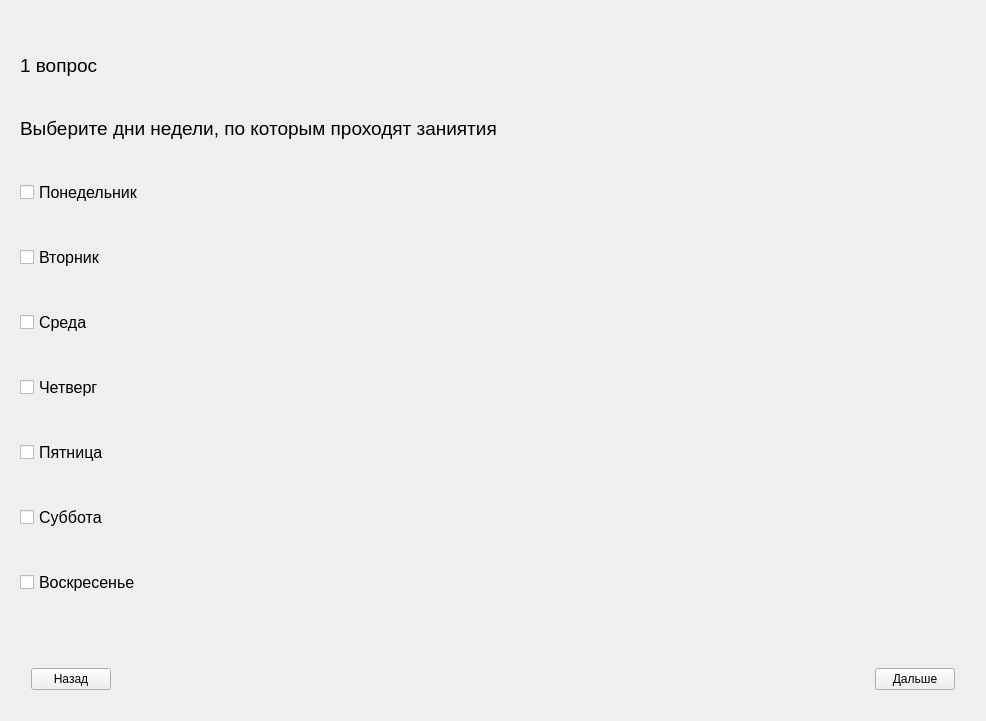
<?xml version="1.0" encoding="UTF-8"?>
<ui version="4.0">
 <class>Form</class>
 <widget class="QWidget" name="Form">
  <property name="geometry">
   <rect>
    <x>0</x>
    <y>0</y>
    <width>986</width>
    <height>721</height>
   </rect>
  </property>
  <property name="windowTitle">
   <string>Form</string>
  </property>
  <layout class="QVBoxLayout" name="verticalLayout_2">
   <item>
    <layout class="QVBoxLayout" name="verticalLayout_6">
     <item>
      <widget class="QStackedWidget" name="stackedWidget">
       <property name="sizePolicy">
        <sizepolicy hsizetype="Preferred" vsizetype="Preferred">
         <horstretch>0</horstretch>
         <verstretch>0</verstretch>
        </sizepolicy>
       </property>
       <property name="minimumSize">
        <size>
         <width>962</width>
         <height>622</height>
        </size>
       </property>
       <property name="font">
        <font>
         <pointsize>12</pointsize>
        </font>
       </property>
       <property name="layoutDirection">
        <enum>Qt::LeftToRight</enum>
       </property>
       <property name="currentIndex">
        <number>0</number>
       </property>
       <widget class="QWidget" name="page">
        <layout class="QVBoxLayout" name="verticalLayout">
         <item>
          <widget class="QLabel" name="label">
           <property name="sizePolicy">
            <sizepolicy hsizetype="Preferred" vsizetype="Fixed">
             <horstretch>0</horstretch>
             <verstretch>0</verstretch>
            </sizepolicy>
           </property>
           <property name="font">
            <font>
             <pointsize>14</pointsize>
            </font>
           </property>
           <property name="text">
            <string>1 вопрос</string>
           </property>
          </widget>
         </item>
         <item>
          <widget class="QLabel" name="label_2">
           <property name="sizePolicy">
            <sizepolicy hsizetype="Preferred" vsizetype="Fixed">
             <horstretch>0</horstretch>
             <verstretch>0</verstretch>
            </sizepolicy>
           </property>
           <property name="font">
            <font>
             <pointsize>14</pointsize>
            </font>
           </property>
           <property name="text">
            <string>Выберите дни недели, по которым проходят заниятия</string>
           </property>
          </widget>
         </item>
         <item>
          <widget class="QCheckBox" name="checkBox">
           <property name="font">
            <font>
             <pointsize>12</pointsize>
            </font>
           </property>
           <property name="styleSheet">
            <string notr="true"/>
           </property>
           <property name="text">
            <string>Понедельник</string>
           </property>
          </widget>
         </item>
         <item>
          <widget class="QCheckBox" name="checkBox2">
           <property name="styleSheet">
            <string notr="true"/>
           </property>
           <property name="text">
            <string>Вторник</string>
           </property>
          </widget>
         </item>
         <item>
          <widget class="QCheckBox" name="checkBox3">
           <property name="styleSheet">
            <string notr="true"/>
           </property>
           <property name="text">
            <string>Среда</string>
           </property>
          </widget>
         </item>
         <item>
          <widget class="QCheckBox" name="checkBox4">
           <property name="styleSheet">
            <string notr="true"/>
           </property>
           <property name="text">
            <string>Четверг</string>
           </property>
          </widget>
         </item>
         <item>
          <widget class="QCheckBox" name="checkBox5">
           <property name="styleSheet">
            <string notr="true"/>
           </property>
           <property name="text">
            <string>Пятница</string>
           </property>
          </widget>
         </item>
         <item>
          <widget class="QCheckBox" name="checkBox6">
           <property name="styleSheet">
            <string notr="true"/>
           </property>
           <property name="text">
            <string>Суббота</string>
           </property>
          </widget>
         </item>
         <item>
          <widget class="QCheckBox" name="checkBox7">
           <property name="styleSheet">
            <string notr="true"/>
           </property>
           <property name="text">
            <string>Воскресенье</string>
           </property>
          </widget>
         </item>
        </layout>
       </widget>
       <widget class="QWidget" name="page_2">
        <layout class="QVBoxLayout" name="verticalLayout_3">
         <item>
          <widget class="QLabel" name="label_3">
           <property name="sizePolicy">
            <sizepolicy hsizetype="Preferred" vsizetype="Fixed">
             <horstretch>0</horstretch>
             <verstretch>0</verstretch>
            </sizepolicy>
           </property>
           <property name="text">
            <string>2 вопрос</string>
           </property>
          </widget>
         </item>
         <item>
          <spacer name="verticalSpacer">
           <property name="orientation">
            <enum>Qt::Vertical</enum>
           </property>
           <property name="sizeType">
            <enum>QSizePolicy::Fixed</enum>
           </property>
           <property name="sizeHint" stdset="0">
            <size>
             <width>20</width>
             <height>10</height>
            </size>
           </property>
          </spacer>
         </item>
         <item>
          <widget class="QLabel" name="label_4">
           <property name="sizePolicy">
            <sizepolicy hsizetype="Preferred" vsizetype="Fixed">
             <horstretch>0</horstretch>
             <verstretch>0</verstretch>
            </sizepolicy>
           </property>
           <property name="text">
            <string>Введите список преподавателей(каждого с новой строки)</string>
           </property>
          </widget>
         </item>
         <item>
          <spacer name="verticalSpacer_5">
           <property name="orientation">
            <enum>Qt::Vertical</enum>
           </property>
           <property name="sizeType">
            <enum>QSizePolicy::Fixed</enum>
           </property>
           <property name="sizeHint" stdset="0">
            <size>
             <width>20</width>
             <height>20</height>
            </size>
           </property>
          </spacer>
         </item>
         <item>
          <widget class="QPlainTextEdit" name="list_teachers">
           <property name="styleSheet">
            <string notr="true"/>
           </property>
          </widget>
         </item>
        </layout>
       </widget>
       <widget class="QWidget" name="page_5">
        <layout class="QVBoxLayout" name="verticalLayout_5">
         <item>
          <widget class="QLabel" name="label_7">
           <property name="sizePolicy">
            <sizepolicy hsizetype="Preferred" vsizetype="Fixed">
             <horstretch>0</horstretch>
             <verstretch>0</verstretch>
            </sizepolicy>
           </property>
           <property name="text">
            <string>3 вопрос</string>
           </property>
          </widget>
         </item>
         <item>
          <spacer name="verticalSpacer_3">
           <property name="orientation">
            <enum>Qt::Vertical</enum>
           </property>
           <property name="sizeType">
            <enum>QSizePolicy::Fixed</enum>
           </property>
           <property name="sizeHint" stdset="0">
            <size>
             <width>10</width>
             <height>10</height>
            </size>
           </property>
          </spacer>
         </item>
         <item>
          <widget class="QLabel" name="label_8">
           <property name="sizePolicy">
            <sizepolicy hsizetype="Preferred" vsizetype="Fixed">
             <horstretch>0</horstretch>
             <verstretch>0</verstretch>
            </sizepolicy>
           </property>
           <property name="text">
            <string>Какие есть предметы в учебном заведении?(каждый предмет с новой строки)</string>
           </property>
          </widget>
         </item>
         <item>
          <spacer name="verticalSpacer_6">
           <property name="orientation">
            <enum>Qt::Vertical</enum>
           </property>
           <property name="sizeType">
            <enum>QSizePolicy::Fixed</enum>
           </property>
           <property name="sizeHint" stdset="0">
            <size>
             <width>20</width>
             <height>20</height>
            </size>
           </property>
          </spacer>
         </item>
         <item>
          <widget class="QPlainTextEdit" name="list_subjects"/>
         </item>
        </layout>
       </widget>
       <widget class="QWidget" name="page_4">
        <layout class="QVBoxLayout" name="verticalLayout_9">
         <item>
          <widget class="QLabel" name="label_9">
           <property name="sizePolicy">
            <sizepolicy hsizetype="Preferred" vsizetype="Fixed">
             <horstretch>0</horstretch>
             <verstretch>0</verstretch>
            </sizepolicy>
           </property>
           <property name="text">
            <string>4 вопрос</string>
           </property>
          </widget>
         </item>
         <item>
          <spacer name="verticalSpacer_4">
           <property name="orientation">
            <enum>Qt::Vertical</enum>
           </property>
           <property name="sizeType">
            <enum>QSizePolicy::Fixed</enum>
           </property>
           <property name="sizeHint" stdset="0">
            <size>
             <width>10</width>
             <height>10</height>
            </size>
           </property>
          </spacer>
         </item>
         <item>
          <widget class="QLabel" name="label_10">
           <property name="sizePolicy">
            <sizepolicy hsizetype="Preferred" vsizetype="Fixed">
             <horstretch>0</horstretch>
             <verstretch>0</verstretch>
            </sizepolicy>
           </property>
           <property name="text">
            <string>Напишите все классы/группы в учебном заведении. (Каждый с новой строки)</string>
           </property>
          </widget>
         </item>
         <item>
          <spacer name="verticalSpacer_7">
           <property name="orientation">
            <enum>Qt::Vertical</enum>
           </property>
           <property name="sizeType">
            <enum>QSizePolicy::Fixed</enum>
           </property>
           <property name="sizeHint" stdset="0">
            <size>
             <width>20</width>
             <height>20</height>
            </size>
           </property>
          </spacer>
         </item>
         <item>
          <widget class="QPlainTextEdit" name="list_classes"/>
         </item>
        </layout>
       </widget>
       <widget class="QWidget" name="page_3">
        <layout class="QVBoxLayout" name="verticalLayout_4">
         <item>
          <layout class="QVBoxLayout" name="verticalLayout_8">
           <item>
            <widget class="QLabel" name="label_5">
             <property name="sizePolicy">
              <sizepolicy hsizetype="Preferred" vsizetype="Fixed">
               <horstretch>0</horstretch>
               <verstretch>0</verstretch>
              </sizepolicy>
             </property>
             <property name="text">
              <string>5 вопрос</string>
             </property>
            </widget>
           </item>
           <item>
            <widget class="QLabel" name="label_6">
             <property name="sizePolicy">
              <sizepolicy hsizetype="Preferred" vsizetype="Fixed">
               <horstretch>0</horstretch>
               <verstretch>0</verstretch>
              </sizepolicy>
             </property>
             <property name="text">
              <string>Какое может быть максимальное кол-во уроков в день?</string>
             </property>
            </widget>
           </item>
           <item>
            <widget class="QSpinBox" name="quantity_subject">
             <property name="styleSheet">
              <string notr="true"/>
             </property>
            </widget>
           </item>
          </layout>
         </item>
         <item>
          <spacer name="verticalSpacer_2">
           <property name="orientation">
            <enum>Qt::Vertical</enum>
           </property>
           <property name="sizeType">
            <enum>QSizePolicy::Fixed</enum>
           </property>
           <property name="sizeHint" stdset="0">
            <size>
             <width>0</width>
             <height>0</height>
            </size>
           </property>
          </spacer>
         </item>
         <item>
          <layout class="QVBoxLayout" name="verticalLayout_7">
           <item>
            <widget class="QPushButton" name="save_info">
             <property name="styleSheet">
              <string notr="true"/>
             </property>
             <property name="text">
              <string>Сохранить информацию</string>
             </property>
            </widget>
           </item>
          </layout>
         </item>
        </layout>
       </widget>
      </widget>
     </item>
    </layout>
   </item>
   <item>
    <layout class="QHBoxLayout" name="horizontalLayout_2">
     <property name="leftMargin">
      <number>20</number>
     </property>
     <property name="topMargin">
      <number>20</number>
     </property>
     <property name="rightMargin">
      <number>20</number>
     </property>
     <property name="bottomMargin">
      <number>20</number>
     </property>
     <item>
      <widget class="QPushButton" name="back_button">
       <property name="sizePolicy">
        <sizepolicy hsizetype="Fixed" vsizetype="Fixed">
         <horstretch>0</horstretch>
         <verstretch>0</verstretch>
        </sizepolicy>
       </property>
       <property name="contextMenuPolicy">
        <enum>Qt::DefaultContextMenu</enum>
       </property>
       <property name="layoutDirection">
        <enum>Qt::LeftToRight</enum>
       </property>
       <property name="text">
        <string>Назад</string>
       </property>
       <property name="flat">
        <bool>false</bool>
       </property>
      </widget>
     </item>
     <item>
      <spacer name="horizontalSpacer">
       <property name="orientation">
        <enum>Qt::Horizontal</enum>
       </property>
       <property name="sizeHint" stdset="0">
        <size>
         <width>40</width>
         <height>20</height>
        </size>
       </property>
      </spacer>
     </item>
     <item>
      <widget class="QPushButton" name="next_button">
       <property name="sizePolicy">
        <sizepolicy hsizetype="Fixed" vsizetype="Fixed">
         <horstretch>0</horstretch>
         <verstretch>0</verstretch>
        </sizepolicy>
       </property>
       <property name="focusPolicy">
        <enum>Qt::NoFocus</enum>
       </property>
       <property name="contextMenuPolicy">
        <enum>Qt::DefaultContextMenu</enum>
       </property>
       <property name="layoutDirection">
        <enum>Qt::RightToLeft</enum>
       </property>
       <property name="text">
        <string>Дальше</string>
       </property>
      </widget>
     </item>
    </layout>
   </item>
  </layout>
 </widget>
 <resources/>
 <connections/>
</ui>
